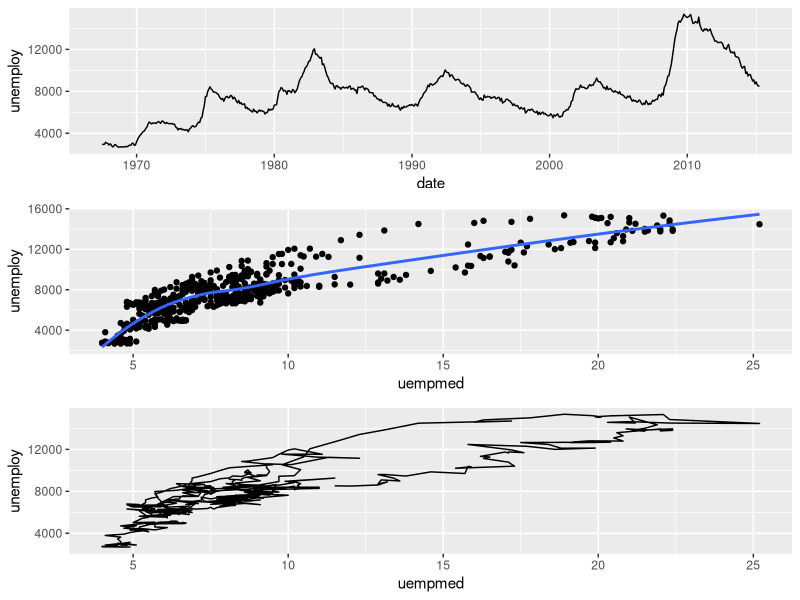
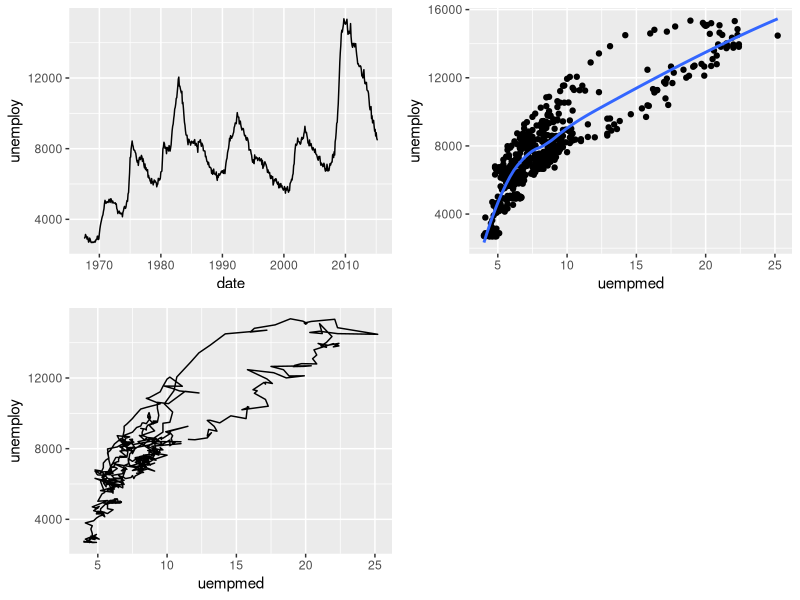
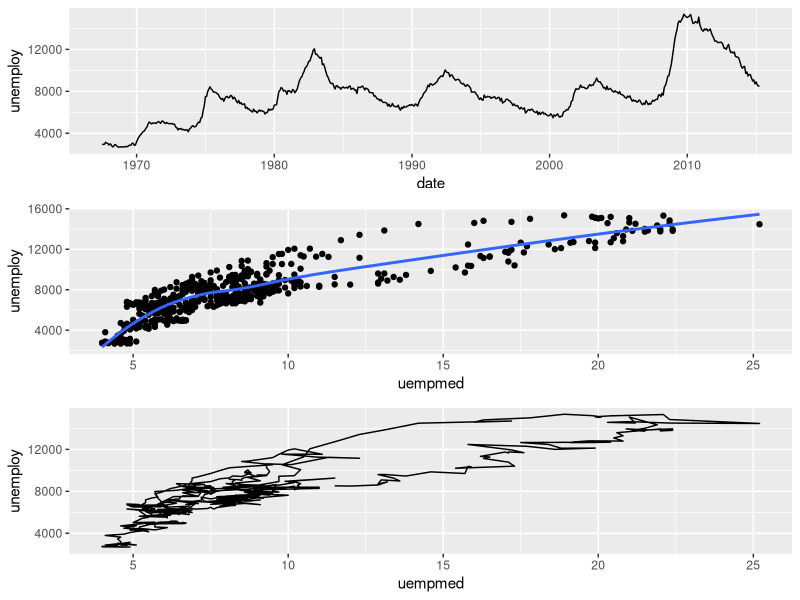

Reproduce these figures in R, in order.
#' ---
#' title: "Laying multiple plots on a page "
#' author: Pavan Gurazada
#' date: "`r format(sys.Date())`"
#' output: github_document
#' ---
#' 

#' Beyond faceting, where there is significant commonality between the plots on
#' the grid, sometimes, one needs to combine multiple plots on to a page
#' (primarily when publishing). This is out of bounds for the base graphics
#' system provided by ggplot2. However, it is as easily achieved by using
#' suppplementrary packages that build on ggplot2.
#' 
#' I have used `gridExtra` to good effect in such situations 

library(tidyverse)
library(gridExtra)

a <- ggplot(economics, aes(x = date, y = unemploy)) +
      geom_line()

b <- ggplot(economics, aes(x = uempmed, y = unemploy)) +
      geom_point() +
      geom_smooth(se = FALSE)

c <- ggplot(economics, aes(x = uempmed, y = unemploy)) +
      geom_path()

gridExtra::grid.arrange(a, b, c)
gridExtra::grid.arrange(a, b, c, nrow = 2)
gridExtra::grid.arrange(a, b, c, ncol = 1)
